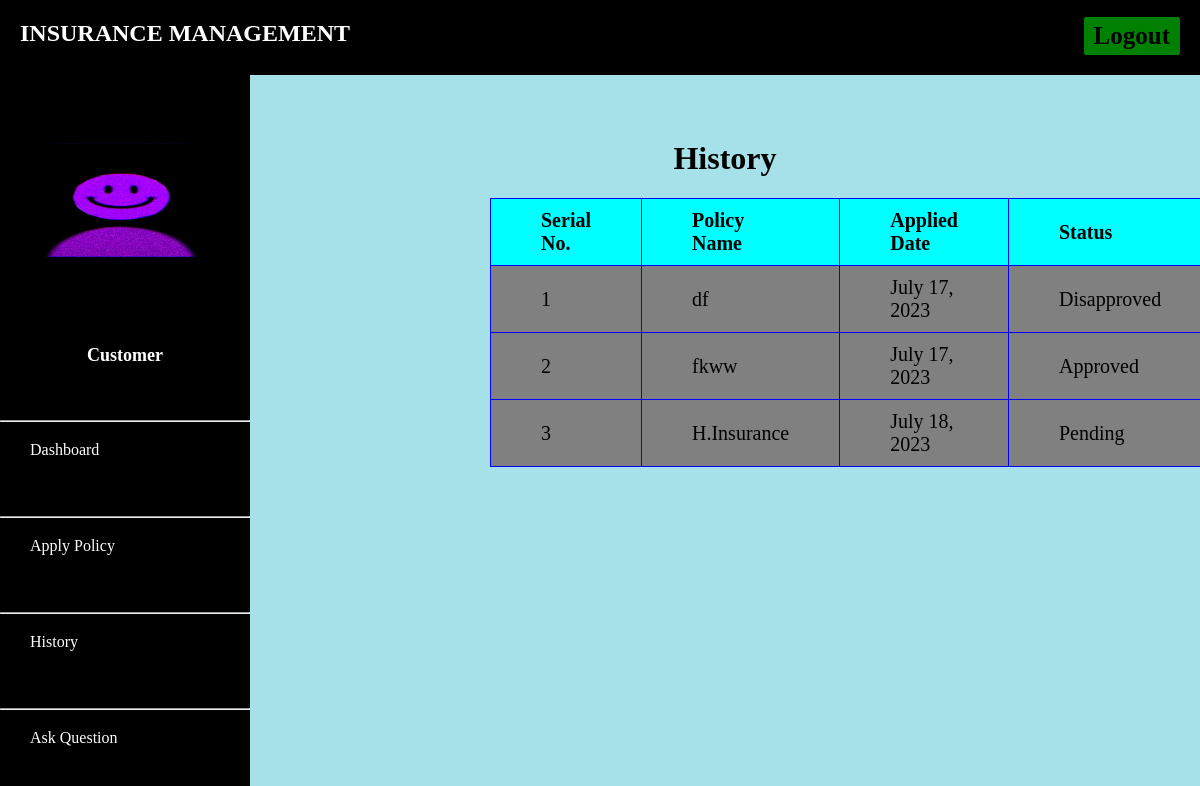
The page /customer/history (signed in) on the database its author committed.
### customer/models.py (models this page shows, shortened)
class Customer(models.Model):
    user=models.OneToOneField(User,on_delete=models.CASCADE)
    profile_pic= models.ImageField(upload_to='profile_pic',null=True,blank=True)
    address = models.CharField(max_length=40)
    mobile = models.CharField(max_length=20,null=False)

### admins/models.py (models this page shows, shortened)
class PolicyRecord(models.Model):
    customer= models.ForeignKey(Customer, on_delete=models.CASCADE)
    Policy= models.ForeignKey(Policy, on_delete=models.CASCADE)
    status = models.CharField(max_length=100,default='Pending')
    creation_date =models.DateField(auto_now=True)

class Policy(models.Model):
    category= models.ForeignKey('Category', on_delete=models.CASCADE)
    policy_name=models.CharField(max_length=200)
    sum_assurance=models.PositiveIntegerField()
    premium=models.PositiveIntegerField()
    tenure=models.PositiveIntegerField()
    creation_date =models.DateField(auto_now=True)
    def __str__(self):
        return self.policy_name

### customer/views.py (the view)
# urls.py: path('history', views.history,name='history'),
def history(request):
    customer = models.Customer.objects.get(user_id=request.user.id)
    policies = CMODEL.PolicyRecord.objects.all().filter(customer=customer)
    return render(request,'history.html',{'policies':policies,'customer':customer})

### customer/templates/history.html (shortened to what this page needs)
{% extends 'customerbase.html' %}
{% block content %}
{% load static %}
<head>
</head>
<body>
  <div class="container" style="margin-top:50px;">
    <div class="panel panel-primary">
        <h1 class="panel-title">History</h1>
      </div>
      <table>
        <table class="table" style="border-collapse: collapse; border: 1px solid #fff;">
        <thead>
          <tr>
            <th>Serial No.</th>
            <th>Policy Name</th>
            <th>Applied Date</th>
            <th>Status</th>
          </tr>
        </thead>
        <tbody>
          {% for t in policies %}
          <tr>
            <td>{{ forloop.counter }}</td>
            <td>{{ t.Policy }}</td>
            <td>{{ t.creation_date }}</td>
            <td>{{ t.status }}</td>
          </tr>
          {% endfor %}
        </tbody>
      </table>
    </div>
  </div>
</body>
</html>
{% endblock content %}

### customer/templates/customerbase.html (shortened to what this page needs)
<!DOCTYPE html>
{% load static %}
<html lang="en" dir="ltr">
<head>
</head>
<body>
  <header>
    <div class="left_area">
      <h3>Insurance Management</h3>
    </div>
    <div class="right_area">
      <a href="/logout" class="logout_btn">Logout</a>
    </div>
  </header>
  <div class="sidebar">
    <center>
      <img src="{% static customer.profile_pic.url %}" class="profile_image" alt="">
      <h4>{{ request.user.first_name }}</h4>
      <h4 style="color: rgb(255, 255, 255);">Customer</h4><br><br>
    </center>
    <ul>
      <hr><li><a href="/customer/customer-dashboard"><span>Dashboard</span></a></li><br>
      <hr><li><a href="/customer/apply-policy"><span>Apply Policy</span></a></li><br>
      <hr><li><a href="/customer/history"><span>History</span></a></li><br>
      <hr><li><a href="/customer/ask-question"><span>Ask Question</span></a></li><br>
      <hr><li><a href="/customer/question-history"><span>Question History</span></a></li><br>
      <hr><br><li><a href="/customer/settings"><span>Settings</span></a></li><hr>
    </ul>
  </div>
  <div class="content">
    <br><br><br><br><br>
    {% block content %}
    {% endblock %}
</body>
</html>

### customer/templates/customerbase.html (style rules this page uses)
a:link { text-decoration: none; }
body { margin: 0; padding: 10; font-family:cursive; background:#b2b2b2; }
header { position: fixed; background:black; padding: 20px; width: 100%; z-index: 1; }
.left_area h3 { color:white; margin: 0px; text-transform: uppercase; font-size: 24px; font-weight: 900; }
.logout_btn { padding: 5px 10px; background:green; text-decoration: none; float: right; margin-top: -30px; margin-right: 40px; border-radius: 2px; font-size:25px; font-weight: 600; color:black; transition: 0.3s; }
.sidebar { background:black; margin-top: 70px; padding-top: 30px; position: fixed; left: 0; width: 250px; height: 100%; transition: 0.5s; transition-property: left; }
.sidebar .profile_image { width: 200px; height: 200px; border-radius: 50%; margin-bottom: 10px; }
.sidebar h4 { color:black; margin-top: 0; margin-bottom: 10px; font-size: 18px; }
.sidebar ul { list-style: none; padding: 0; margin: 0; }
.sidebar li { margin-bottom: 20px; background:black }
.sidebar a { color: #FFF; display: flex; align-items: center; width: 100%; line-height: 40px; text-decoration: none; padding-left: 20px; box-sizing: border-box; transition: 0.3s; font-size: 16px; }
.content { margin-left:250px; background-color:#a6e0e9; transition:0.5s; }

### customer/templates/history.html (style rules this page uses)
a:link { text-decoration: none; }
body { background-color: #a6e0e9; font-family: cursive; }
h1 { text-align: center; color:black; }
.container { margin: 100px; }
table { border-collapse: collapse; width:80%; margin-left:140px; }
th, td { font-size:20px; padding:10px 50px; text-align: left; border: 1px solid blue; background-color:cyan; }
td { background-color:grey; }

### rows shown on the page
Customer: profile_pic (picture)
PolicyRecord: Policy "df", creation_date "July 17, 2023", status "Disapproved"
PolicyRecord: Policy "fkww", creation_date "July 17, 2023", status "Approved"
PolicyRecord: Policy "H.Insurance", creation_date "July 18, 2023", status "Pending"
